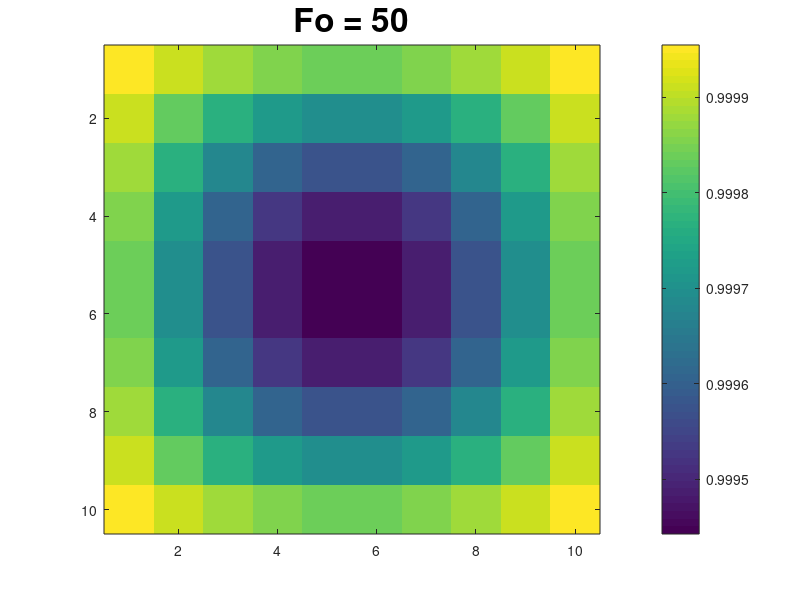

This chart was generated by the following MATLAB code:
% Transport Project
% 23 March 2015
% Max Payson, Lori Kaufman, Sam Faucher, Molly Wolf

function [] = main_constq()
% Define width, length, number of time steps, and
% Fourier number Fo (dimensionless time) per step
l = 10;
w = 10;
steps = 200;
Fo = 0.25;

% Define the heat flow boundary conditions (q=0 represents no heat flow)
% q(1) = top, q(2) = right, q(3) = bottom, q(4) = left
q = [0,0,0,0];

n=w*l; % Total number of matrix points
T = zeros(steps,n);  % Initialize temperature matrix
% T(1,:) = 0.5  % Specify initial conditions for temperature matrix

% Initialize loc matrix specifying category of point
loc = set_location(w,n);

% Initialize MAT, the coefficient matrix, and C, the constant matrix
MAT = zeros(n,n);
C = zeros(n,1);

for j = 1:steps  % Step through time
    for i = 1:n  % Step through the temperature matrix
        if loc(i)==0  % Interior node
            MAT(i,:) = interior_step(w, n, i, Fo); % Add row to MAT
            C(i,1) = T(j,i);
        elseif mod(loc(i), 2) == 0 % Edge node (even number in loc)
            MAT(i,:) = edge_step(w, n, i, Fo, loc(i));
            if q(loc(i)/2) == 0 % No heat flow through this edge
                C(i,1) = T(j,i) + Fo;
            else % There is heat flow through this edge
                C(i,1) = T(j,i) + .05 + Fo; % Increase .05 per time step
            end
        else % Corner node
            MAT(i,:) = corner_step(w, n, i, Fo, loc(i));
            C(i,1) = corner_stepConst(loc(i), Fo, q, T(j,i));
        end
    end
    
    temp = MAT\C;  % Calculate temperature at next time step
    T(j+1,:) = temp(:);  % Store calculated temperature in T matrix
end

% Reformat 2D T matrix to 3D temperature matrix displayT

%assumes initial T distribution is all equal to 0
displayT = zeros(l,w,steps+1);
for k = 1:steps+1 % Step through time
    for r=1:l % Step through rows
        displayT(r,:,k) = T(k,r*w-w+1:r*w);
    end
end

% Plot displayT over time
for m = 1:steps+1
    imagesc(displayT(:,:,m));
    colorbar;
    tau = (m-1)*Fo;
    tau = num2str(tau);
    text = ['Fo = ' tau];
    title(text,'fontsize',24);
    pause(.01);
end
end

% Function: set_location()
% This function creates a matrix loc that indicates a category for each point
% in the matrix that indicates which edges that point borders.
% Inputs: width (w), length (l), and number of points (n) in matrix
% Outputs: location matrix (loc) defining a type for each matrix point:
%   loc=0 interior; loc=1 top-left; loc=2 top; loc=3 top-right; loc=4 right
%   loc=5 bottom-right; loc=6 bottom; loc=7 bottom-left; loc=8 left.

function[loc] = set_location(w, n)
loc = zeros(n);
loc(1) = 1; % Top-left point
loc(n) = 5; % Bottom-right point
loc(w) = 3; % Top-right point
loc(n-w+1) = 7; % Bottom-left point
loc(2:w-1) = 2; % Top points
loc(n-w+2:n-1) = 6; % Bottom points
loc(w+1:w:n-2*w+1) = 8; % Left points
loc(2*w:w:n-w) = 4; % Right points
end

% Function: interior_step()
% This function creates a row to be added to the temperature coefficient matrix
% corresponding to an interior node.
% Inputs: width (w), # of points (n), location in matrix (i), Fourier number (Fo)
% Outputs: row to be added to temperature coefficient matrix (new_row)

function[new_row] = interior_step(w, n, i, Fo)
new_row = zeros(1,n);
new_row(i) = 1 + 4*Fo;
new_row(i-1) = -Fo;
new_row(i+1) = -Fo;
new_row(i-w) = -Fo;
new_row(i+w) = -Fo;
end

% Function: edge_step()
% This function creates a row to be added to the temperature coefficient matrix
% corresponding to an edge node.
% Inputs: width (w), # of points (n), location in matrix (i), Fourier number (Fo),
% location matrix value representing the edges bordered (pos)
% Outputs: row to be added to temperature coefficient matrix (new_row)

function[new_row] = edge_step(w, n, i, Fo, pos)
new_row = zeros(1,n); % Initialize new row
new_row(i) = 1 + 4*Fo; % Coefficient for given node i

if pos == 2 % If top edge, don't include non-existent top node
    new_row(i-1) = -Fo;
    new_row(i+1) = -Fo;
    new_row(i+w) = -Fo;
elseif pos == 4 % If right edge, don't include non-existent right node
    new_row(i-1) = -Fo;
    new_row(i-w) = -Fo;
    new_row(i+w) = -Fo;
elseif pos == 6 % If bottom edge, don't include non-existent bottom node
    new_row(i-1) = -Fo;
    new_row(i+1) = -Fo;
    new_row(i-w) = -Fo;
elseif pos == 8 % If left edge, don't include non-existent left node
    new_row(i+1) = -Fo;
    new_row(i-w) = -Fo;
    new_row(i+w) = -Fo;
end
end

% Function: corner_step()
% This function creates a row to be added to the temperature coefficient matrix
% corresponding to a corner node.
% Inputs: width (w), # of points (n), location in matrix (i), Fourier number (Fo),
% location matrix value representing the edges bordered (pos)
% Outputs: row to be added to temperature coefficient matrix (new_row)

function[new_row] = corner_step(w, n, i, Fo, pos)
new_row = zeros(1,n);
new_row(i) = 1 + 4*Fo;

if pos == 1 % Top-left
    new_row(i+1) = -Fo;
    new_row(i+w) = -Fo;
elseif pos == 3 % Top-right
    new_row(i-1) = -Fo;
    new_row(i+w) = -Fo;
elseif pos == 5 % Bottom-right
    new_row(i-1) = -Fo;
    new_row(i-w) = -Fo;
elseif pos == 7 % Bottom-left
    new_row(i+1) = -Fo;
    new_row(i-w) = -Fo;
end
end

% Function: corner_stepConst()
% This function finds the relevant constant for the constant vector C
% corresponding to a corner node. The three possible conditions are:
% 	(1) heat flow from both sides, (2) constant temperature at both sides,
% 	and (3) heat flow from one side and constant temperature at the other.
% Inputs: location matrix value representing the edges bordered (corner),
% Fourier number (Fo), heat flow matrix (q), current temperature matrix (temp)
% Outputs: constant matrix (const)

function[const] = corner_stepConst(corner, Fo, q, temp)
% Determine whether there is heat flow at each edge for the corner
if corner == 1 % Top-left
    q1 = q(1); % Top
    q2 = q(4); % Left
elseif corner == 3 % Top-right
    q1 = q(1); % Top
    q2 = q(2); % Right
elseif corner == 5 % Bottom-right
    q1 = q(2); % Right
    q2 = q(3); % Bottom
elseif corner == 7 % Bottom-left
    q1 = q(3); % Bottom
    q2 = q(4); % Left
end

if q1 == 0 && q2 == 0 % (1) Constant temperature on both sides
    const = temp + 2*Fo;
elseif q1 ~= 0 && q2 ~= 0 % (2) Heat flow on both sides
    const = temp + 2*.05 + 2*Fo;
else % (3) Heat flow on one side and constant temperature on the other
    const = temp + 2*Fo + .05;
end
end